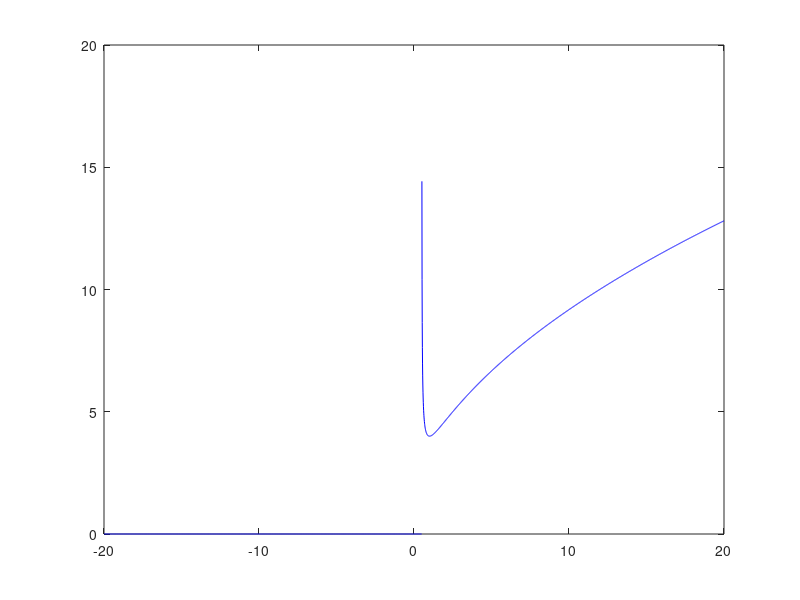

This figure's MATLAB source:
% Octave Script
% Title	        :Funci�n Real de Variable Real (EjercicioNumero10)
% Correo        :orlandourbanotrejo@gmail.com
% Description	:Funcion Racional
% Author	    :Orlando Urbano Trejo 
% Date		    :27_10_2021
% Version	    :1
% Usage		    :octave>path/EjercicioNumero1
%		        :Requiere aplicaci�n octave, usar linea de comandos
%		        :https://octaveintro.readthedocs.io/en/latest/index.html

x = -20:0.01:20;
y = (4*x)./sqrt((2*x)-1);
plot(x, y ,'b');